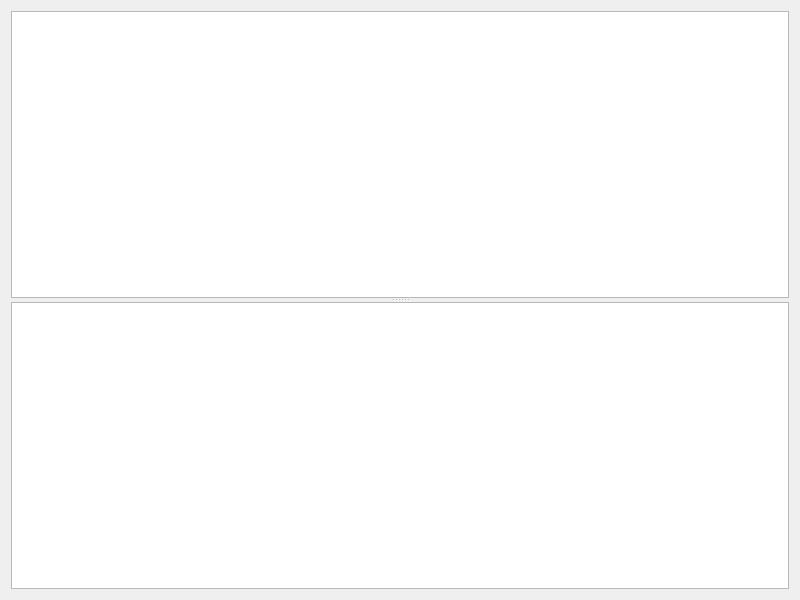
<?xml version="1.0" encoding="UTF-8"?>
<ui version="4.0">
 <class>frmTextWrite</class>
 <widget class="QWidget" name="frmTextWrite">
  <property name="geometry">
   <rect>
    <x>0</x>
    <y>0</y>
    <width>800</width>
    <height>600</height>
   </rect>
  </property>
  <property name="windowTitle">
   <string>Form</string>
  </property>
  <layout class="QVBoxLayout" name="verticalLayout">
   <item>
    <widget class="QSplitter" name="splitter">
     <property name="orientation">
      <enum>Qt::Vertical</enum>
     </property>
     <widget class="QTextEdit" name="txt1"/>
     <widget class="QTextEdit" name="txt2"/>
    </widget>
   </item>
  </layout>
 </widget>
 <resources/>
 <connections/>
</ui>
